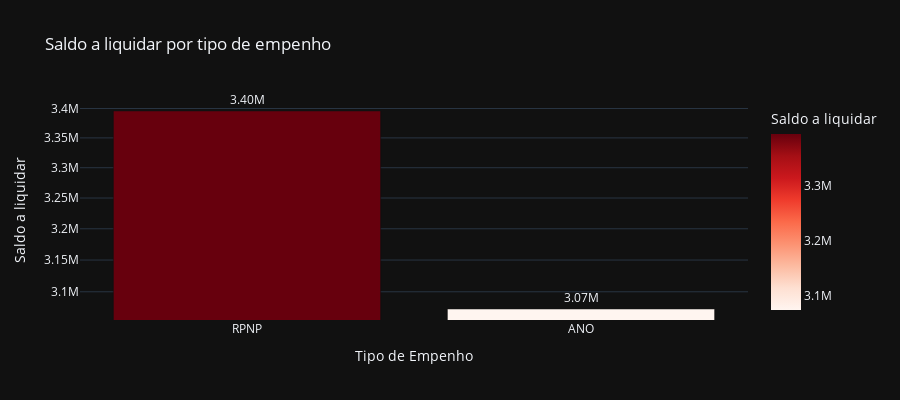

Notebook cell for this chart:
### Code cell
# Saldo a liquidar por tipo de Empenho
cols = ['TIPO', 'A_LIQUIDAR']

df_aux = df.loc[:, cols].groupby('TIPO').sum().sort_values(by= 'A_LIQUIDAR', ascending=False).reset_index()
df_aux = df_aux[df_aux['A_LIQUIDAR'] > 0]
fig = px.bar(df_aux, 
             x='TIPO', 
             y='A_LIQUIDAR',
             title='Saldo a liquidar por tipo de empenho',
             labels={'TIPO':'Tipo de Empenho', 'A_LIQUIDAR':'Saldo a liquidar'},
             text_auto='.3s',
             height=400,
             log_y=True,
             color='A_LIQUIDAR',
             color_continuous_scale = 'reds',
             template='plotly_dark')
fig.update_traces(textposition = 'outside', cliponaxis = False, hovertemplate=None)
fig.update_layout(hovermode="x unified")

fig.show()

### Figure 1 — Plotly figure (JSON) as saved in the notebook; plotly's stock layout.template omitted (floating-point values rounded to 4 significant figures)
{"data": [{"alignmentgroup": "True", "cliponaxis": false, "legendgroup": "", "marker": {"color": [3396000.0, 3073000.0], "coloraxis": "coloraxis", "pattern": {"shape": ""}}, "name": "", "offsetgroup": "", "orientation": "v", "showlegend": false, "textposition": "outside", "texttemplate": "%{y:.3s}", "type": "bar", "x": ["RPNP", "ANO"], "xaxis": "x", "y": [3396000.0, 3073000.0], "yaxis": "y"}], "layout": {"barmode": "relative", "coloraxis": {"colorbar": {"title": {"text": "Saldo a liquidar"}}, "colorscale": [[0, "rgb(255,245,240)"], [0.125, "rgb(254,224,210)"], [0.25, "rgb(252,187,161)"], [0.375, "rgb(252,146,114)"], [0.5, "rgb(251,106,74)"], [0.625, "rgb(239,59,44)"], [0.75, "rgb(203,24,29)"], [0.875, "rgb(165,15,21)"], [1, "rgb(103,0,13)"]]}, "height": 400, "hovermode": "x unified", "legend": {"tracegroupgap": 0}, "title": {"text": "Saldo a liquidar por tipo de empenho"}, "xaxis": {"anchor": "y", "domain": [0, 1], "title": {"text": "Tipo de Empenho"}}, "yaxis": {"anchor": "x", "domain": [0, 1], "title": {"text": "Saldo a liquidar"}, "type": "log"}}}
